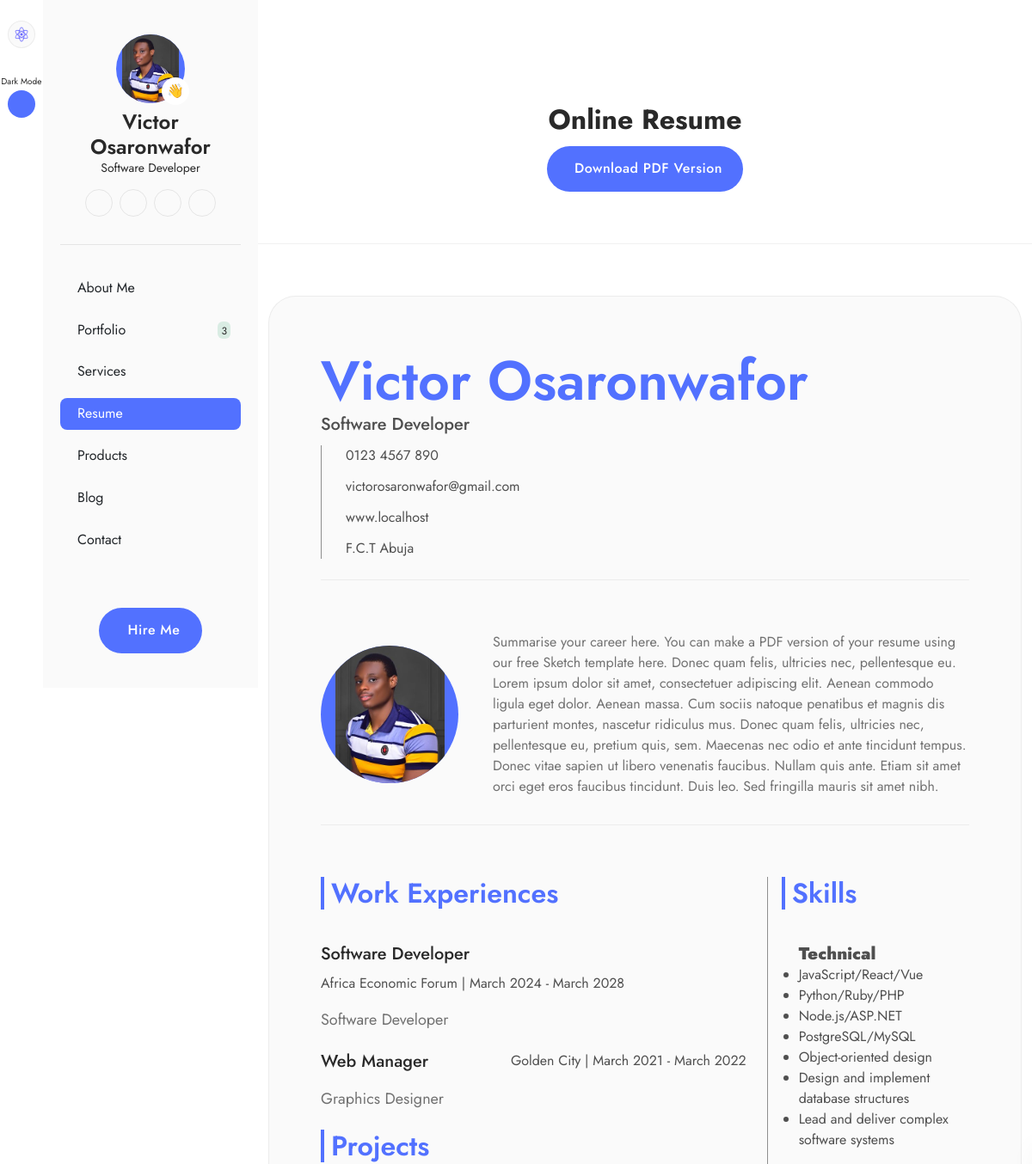
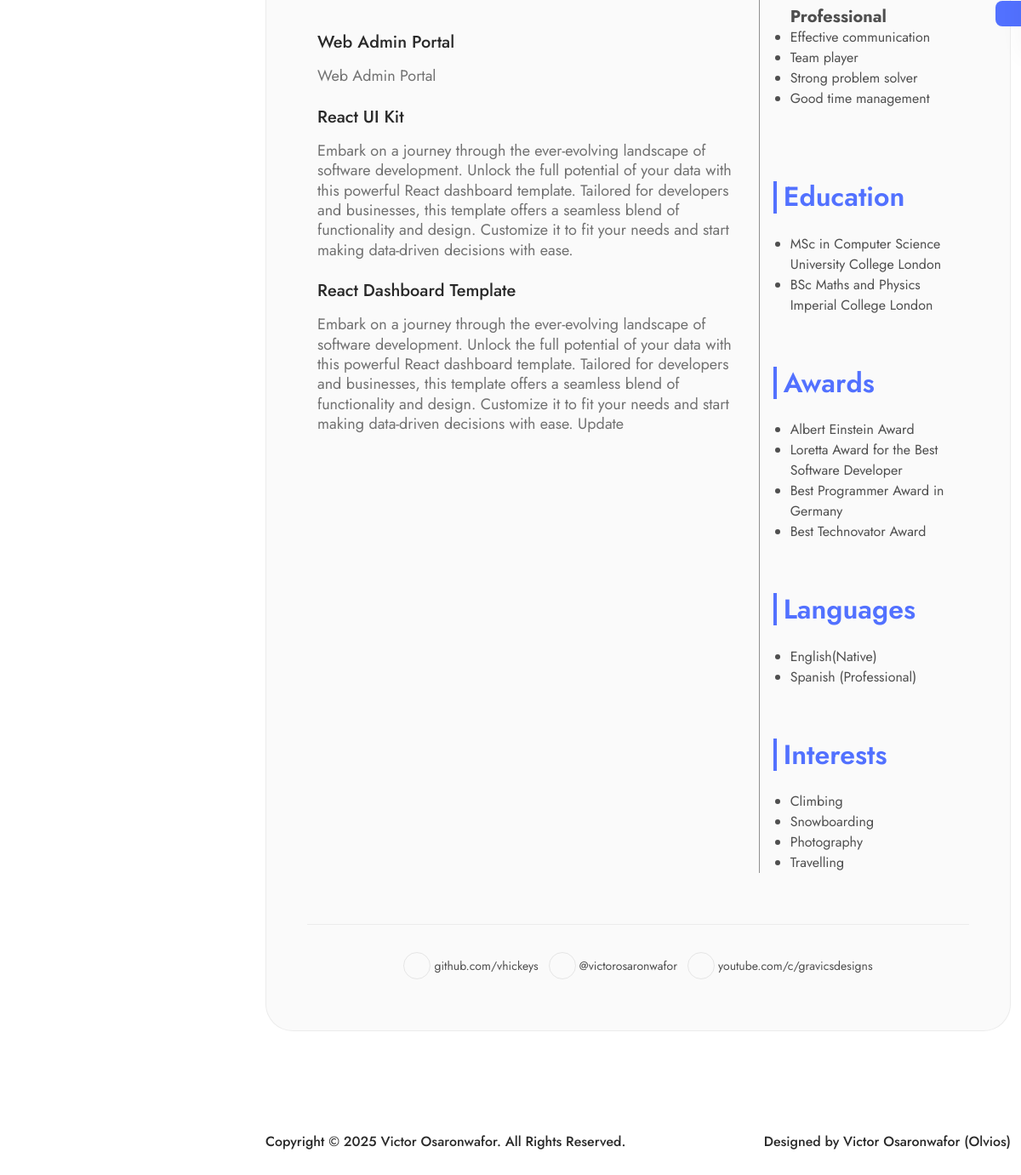
Screenshot of /resume.php with the database file from the repository (2 pictures, top to bottom).
### tables this page shows
CREATE TABLE `settings` (
  `id` int(11) NOT NULL,
  `phone` varchar(255) DEFAULT NULL,
  `email` varchar(255) DEFAULT NULL,
  `office_address` longtext DEFAULT NULL,
  `facebook` varchar(255) DEFAULT NULL,
  `instagram` varchar(255) DEFAULT NULL,
  `twitter` varchar(255) DEFAULT NULL,
  `linkedIn` varchar(255) DEFAULT NULL,
  `youtube` varchar(255) DEFAULT NULL,
  `whatsapp` varchar(255) DEFAULT NULL,
  `whatsapp_url` text DEFAULT NULL,
  `logo` varchar(255) DEFAULT NULL,
  `status` tinyint(4) NOT NULL DEFAULT 0,
  `date` datetime NOT NULL DEFAULT current_timestamp()
);

CREATE TABLE `about_me` (
  `id` int(11) NOT NULL,
  `name` varchar(255) NOT NULL,
  `role` varchar(255) NOT NULL,
  `intro_title` text NOT NULL,
  `intro_text` text NOT NULL,
  `years_of_experience` int(11) NOT NULL,
  `projects_completed` int(11) NOT NULL,
  `clients_worldwide` int(11) NOT NULL,
  `what_i_do` text NOT NULL,
  `pro_summary` text NOT NULL,
  `skills` text NOT NULL,
  `education` text NOT NULL,
  `awards` text NOT NULL,
  `certifications` text NOT NULL,
  `languages` text NOT NULL,
  `interest` text NOT NULL,
  `github_link` varchar(255) NOT NULL,
  `image` varchar(255) NOT NULL,
  `resume` varchar(255) NOT NULL,
  `status` tinyint(4) NOT NULL DEFAULT 0,
  `date` datetime NOT NULL DEFAULT current_timestamp()
);

CREATE TABLE `work_experiences` (
  `id` int(11) NOT NULL,
  `job_title` varchar(255) NOT NULL,
  `description` longtext NOT NULL,
  `company` varchar(255) NOT NULL,
  `duration` varchar(255) NOT NULL,
  `location` varchar(255) NOT NULL,
  `status` tinyint(4) NOT NULL DEFAULT 0,
  `date` datetime NOT NULL DEFAULT current_timestamp()
);

CREATE TABLE `products` (
  `id` int(11) NOT NULL,
  `category_id` int(11) NOT NULL,
  `name` varchar(255) NOT NULL,
  `slug` varchar(255) NOT NULL,
  `caption` text NOT NULL,
  `price` double NOT NULL,
  `description` longtext NOT NULL,
  `image` varchar(255) NOT NULL,
  `product_url` varchar(255) NOT NULL,
  `meta_title` varchar(255) NOT NULL,
  `meta_keywords` text NOT NULL,
  `meta_description` text NOT NULL,
  `status` tinyint(4) NOT NULL DEFAULT 0,
  `creator` varchar(255) NOT NULL,
  `date` datetime NOT NULL DEFAULT current_timestamp()
);

### resume.php (the view, shortened to what the rows shown need)
<?php
include_once 'components/head.php';
include_once 'components/side-menu.php';
$work_exps = $aboutMe->getWorkExpByStatus();
?>
<section class="pt-120 pb-120 mt-10 mt-lg-0">
    <div class="container mt-8 mt-md-15">
        <div data-aos="fade-up" class="bgn2-color p-4 p-sm-8 p-md-15 rounded-5 brn4">
            <div class="d-flex flex-wrap justify-content-between align-items-center gap-3 br-bottom-n3 pb-3 pb-md-6">
                <div>
                    <h2 class="display-three p1-color fw-semibold">
                        <?= $getAboutMe['name'] ?: '' ?>
                    </h2>
                    <span class="n4-color fs-six fw-medium"><?= $getAboutMe['role'] ?: '' ?></span>
                </div>
                <div class="ps-5 br-left-n3">
                    <ul class="d-flex flex-column gap-3">
                        <li>
                            <a href="tel:+6494461709" class="d-flex gap-2 align-items-center n4-color">
                                <i class="ph ph-phone"></i> 0123 4567 890</a>
                        </li>
                        <li>
                            <a href="mailto:<?= $webSetting['email'] ?: '' ?>"
                                class="d-flex gap-2 align-items-center n4-color">
                                <i class="ph ph-envelope-simple"></i><?= $webSetting['email'] ?: '' ?></a>
                        </li>
                        <li class="d-flex gap-2 align-items-center n4-color">
                            <?php
                            $host = $_SERVER['HTTP_HOST'];
                            if (strpos($host, 'www.') === false) {
                                $host = 'www.' . $host;
                            }
                            echo $host;
                            ?>
                        </li>
                        <li class="d-flex gap-2 align-items-center n4-color">
                            <i class="ph ph-map-pin"></i> <?= $webSetting['office_address'] ?: '' ?>
                        </li>
                    </ul>
                </div>
            </div>
            <div
                class="d-flex flex-wrap flex-md-nowrap align-items-center gap-5 gap-md-10 pb-4 pb-md-8 br-bottom-n3 pt-60">
                <div class="resume-profile flex-shrink-0">
                    <img src="assets/images/aboutMe/<?= $getAboutMe['image'] ?: '' ?>"
                        alt="<?= $getAboutMe['name'] ?: '' ?>" class="object-fit-cover" width="127" height="159" />
                </div>
                <div class="n42-color fs-seven">
                    <?= $getAboutMe['pro_summary'] ?: '' ?>
                </div>
            </div>
            <div class="resume-section row g-6 pt-60 pb-60 br-bottom-n3">
                <div class="col-md-8 col-lg-12 col-xl-8 col-xxl-9">
                    <?php if ($work_exps != []): ?>
                        <div class="d-flex align-items-center gap-2 mb-5 mb-md-10">
                            <h2 class="fs-three p1-color fw-semibold">
                                Work Experiences
                            </h2>
                        </div>
                        <?php foreach ($work_exps as $key => $work_exp): ?>
                            <div class="mb-4 mb-md-6">
                                <div class="d-flex flex-wrap gap-1 gap-sm-3 justify-content-between align-items-center">
                                    <span class="n5-color fs-six fw-medium"><?= $work_exp['job_title'] ?? '' ?></span>
                                    <span class="n4-color fs-eight"><?= $work_exp['company'] ?? '' ?> |
                                        <?= $work_exp['duration'] ?? '' ?></span>
                                </div>
                                <p class="n42-color fs-seven my-2 my-md-5">
                                    <?= $work_exp['description'] ?? '' ?>
                                </p>
                            </div>
                        <?php endforeach ?>
                    <?php endif; ?>
                    <?php if ($allProducts != []): ?>
                        <div class="d-flex align-items-center gap-2 mb-5 mb-md-10">
                            <h2 class="fs-three p1-color fw-semibold">Projects</h2>
                        </div>
                        <?php foreach ($allProducts as $project): ?>
                            <div class="mb-4 mb-md-6">
                                <div
                                    class="d-flex flex-wrap gap-1 gap-sm-3 justify-content-between align-items-center mb-2 mb-md-4">
                                    <span class="n5-color fs-six fw-medium"><?= $project['name'] ?? '' ?></span>
                                </div>
                                <p class="n42-color fs-seven">
                                    <?= $project['caption'] ?? '' ?>
                                </p>
                            </div>
                        <?php endforeach ?>
                    <?php endif; ?>
                </div>
                <div class="col-md-4 col-lg-12 col-xl-4 col-xxl-3">
                    <div class="ps-4 ps-xxl-7 br-left-n3 d-flex flex-column gap-8 gap-md-15">
                        <div>
                            <div class="d-flex align-items-center gap-2 mb-5 mb-md-10">
                                <h2 class="fs-three p1-color fw-semibold">Skills</h2>
                            </div>
                            <div class="mb-3 mb-md-6 ms-5 n4-color">
                                <?= $getAboutMe['skills'] ?: '' ?>
                            </div>
                        </div>
                        <div>
                            <div class="d-flex align-items-center gap-2 mb-3 mb-md-6">
                                <h2 class="fs-three p1-color fw-semibold">Education</h2>
                            </div>
                            <div class="d-flex gap-2">
                                <div class="ms-5 n4-color">
                                    <?= $getAboutMe['education'] ?: '' ?>
                                </div>
                            </div>
                        </div>
                        <div>
                            <div class="d-flex align-items-center gap-2 mb-3 mb-md-6">
                                <h2 class="fs-three p1-color fw-semibold">Awards</h2>
                            </div>
                            <div class="d-flex gap-2">
                                <div class="ms-5 n4-color">
                                    <?= $getAboutMe['awards'] ?: '' ?>
                                </div>
                            </div>
                        </div>
                        <div>
                            <div class="d-flex align-items-center gap-2 mb-3 mb-md-6">
                                <h2 class="fs-three p1-color fw-semibold">Languages</h2>
                            </div>
                            <div class="d-flex gap-2">
                                <div class="ms-5 n4-color">
                                    <?= $getAboutMe['languages'] ?: '' ?>
                                </div>
                            </div>
                        </div>
                        <div>
                            <div class="d-flex align-items-center gap-2 mb-3 mb-md-6">
                                <h2 class="fs-three p1-color fw-semibold">Interests</h2>
                            </div>
                            <div class="d-flex gap-2">
                                <div class="ms-5 n4-color">
                                    <?= $getAboutMe['interest'] ?: '' ?>
                                </div>
                            </div>
                        </div>
                    </div>
                </div>
            </div>
            <div
                class="d-flex flex-wrap gap-2 gap-md-3 gap-md-5 align-items-center justify-content-center mt-4 mt-md-8">
                <a href="<?= $getAboutMe['github_link'] ?: '' ?>" class="d-flex gap-1 align-items-center resume-icon">
                    <div class="social-icon">
                    </div>
                    <span class="fs-nine n4-color"><?= $getAboutMe['github_link'] ?: '' ?></span>
                </a>
            </div>
        </div>
    </div>
</section>
<?php
include_once 'components/footer.php';
?>

### components/side-menu.php (shortened to what the rows shown need)
<div class="side-menu">
  <div class="d-flex">
    <div class="side-menu-left">
      <div>
        <div class="d-flex flex-column gap-8 justify-content-center align-items-center mt-6">
          <a href="index.php" class="side-icon p1-color bgn2-color brn4">
            <img src="assets/images/settings/<?= $webSetting['logo'] ?? 'logo.png' ?>" alt="Victor Osaronwafor Olvios"
              width="20" class="img-fluid">
          </a>
        </div>
      </div>
    </div>
    <div class="side-menu-right overflow-y-auto">
      <div class="d-flex flex-column gap-6 justify-content-between py-10 px-5 bgn2-color h-100">
        <div class="">
          <div class="sidebar-profile">
            <div class="position-relative">
              <div class="profile-img1 d-flex justify-content-center overflow-hidden">
                <img src="assets/images/aboutMe/<?= $getAboutMe['image'] ?>" alt="<?= $getAboutMe['name'] ?? '' ?>"
                  class="" />
              </div>
              <span class="thumb">👋</span>
            </div>
            <h4 class="n5-color fw-semibold fs-five mt-2 text-center">
              <?= $getAboutMe['name'] ?? '' ?>
            </h4>
            <span class="n5-color fs-nine d-block text-center"><?= $getAboutMe['role'] ?? '' ?></span>
            <div class="d-flex justify-content-center gap-2 align-items-center mt-4">
              <a href="<?= $webSetting['linkedIn'] ?: '' ?>" class="social-icon p1-color">
              </a>
              <a href="<?= $getAboutMe['github_link'] ?: '' ?>" class="social-icon p1-color">
              </a>
              <a href="<?= $webSetting['youtube'] ?: '' ?>" class="social-icon p1-color">
              </a>
              <a href="<?= $webSetting['whatsapp_url'] ?: '' ?>" class="social-icon p1-color">
                <i class="ph ph-whatsapp-logo"></i></a>
            </div>
          </div>
        </div>
      </div>
    </div>
  </div>
</div>
<div class="main-content w-100">

### rows the page displays
settings: logo (picture), email "victorosaronwafor@gmail.com", office_address "F.C.T Abuja"
about_me: image (picture), name "Victor Osaronwafor", role "Software Developer", pro_summary "Summarise your career here. You can make a PDF version of your resume using our free Sketch template here. Donec quam felis, ultricies nec, pellentesque eu. Lorem ipsum dolor sit amet, consectetuer adipiscing elit. Aenean commodo ligula eget dolor. Aenean massa. Cum sociis natoque penatibus et magnis dis parturient montes, nascetur ridiculus mus. Donec quam felis, ultricies nec, pellentesque eu, pretium quis, sem. Maecenas nec odio et ante tincidunt tempus. Donec vitae sapien ut libero venenatis faucibus. Nullam quis ante. Etiam sit amet orci eget eros faucibus tincidunt. Duis leo. Sed fringilla mauris sit amet nibh.", skills "Technical JavaScript/React/Vue Python/Ruby/PHP Node.js/ASP.NET PostgreSQL/MySQL Object-oriented design Design and implement database structures Lead and deliver complex software systems Professional Effective communication Team player Strong problem solver Good time management", education "MSc in Computer Science University College London BSc Maths and Physics Imperial College London", awards "Albert Einstein Award Loretta Award for the Best Software Developer Best Programmer Award in Germany Best Technovator Award", languages "English(Native) Spanish (Professional)", interest "Climbing Snowboarding Photography Travelling", github_link "github.com/vhickeys"
work_experiences: job_title "Software Developer", company "Africa Economic Forum", duration "March 2024 - March 2028", description "Software Developer"
work_experiences: job_title "Web Manager", company "Golden City", duration "March 2021 - March 2022", description "Graphics Designer"
products: name "Web Admin Portal", caption "Web Admin Portal"
products: name "React UI Kit", caption "Embark on a journey through the ever-evolving landscape of software development. Unlock the full potential of your data with this powerful React dashboard template. Tailored for developers and businesses, this template offers a seamless blend of functionality and design. Customize it to fit your needs and start making data-driven decisions with ease."
products: name "React Dashboard Template", caption "Embark on a journey through the ever-evolving landscape of software development. Unlock the full potential of your data with this powerful React dashboard template. Tailored for developers and businesses, this template offers a seamless blend of functionality and design. Customize it to fit your needs and start making data-driven decisions with ease. Update"

### other values shown
$portfolio->portfolioStatusCount() "3"
$host "www.localhost"
